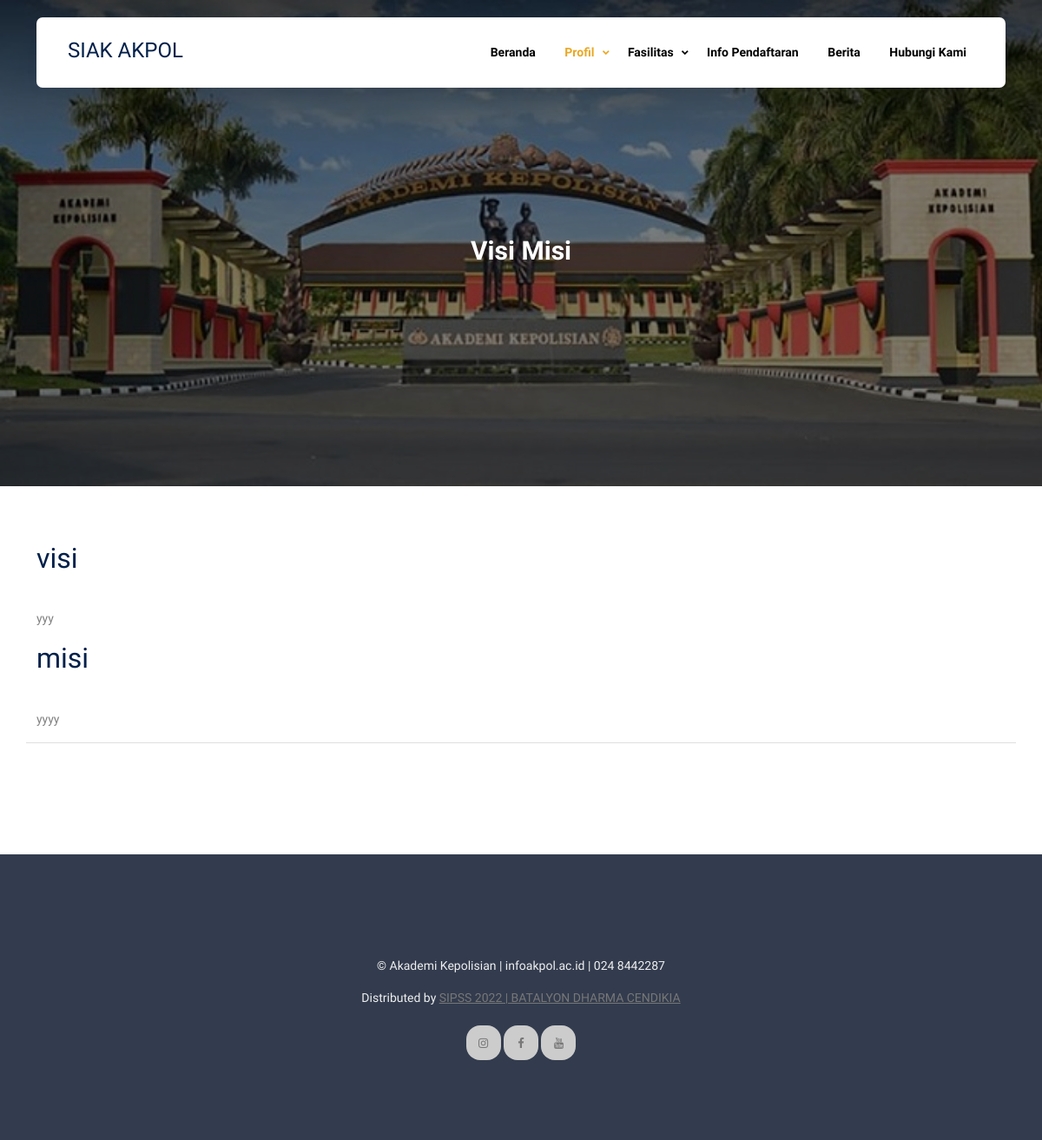
Page /index.php/profil on the committed database.
### tables this page shows
CREATE TABLE `profil` (
  `id` int(11) NOT NULL,
  `isi` text NOT NULL,
  `jenis` enum('visi','misi','sejarah') NOT NULL
);

### application/views/user/layout/content.php (called while the page is built)
<?php
  if ($isi) {
    $this->load->view($isi);
  }
?>

### application/views/user/layout/wrapper.php (called while the page is built)
<?php
require_once('head.php');
require_once('header.php');
require_once('content.php');
require_once('footer.php');
?>

### application/controllers/Profil.php (called while the page is built, shortened)
<?php
class Profil extends CI_Controller {
	function __construct(){
        $this->load->model('M_fasilitas');
        $this->load->model('M_profil');
        $this->load->model('M_berita');
    }
	public function index()
	{
		$data = array(	'title'		=> 'Profil',
						'active'	=> 'profil',
						'isi'		=> 'user/profil/visi',
						'vismis'	=> $this->M_profil->profil(),
						'fas' 		=> $this->M_fasilitas->tampil_fasilitas());
		$this->load->view('user/layout/wrapper', $data, FALSE);
	}
}

### index.php (called while the page is built, shortened)
<?php
require_once BASEPATH.'core/CodeIgniter.php';

### application/models/M_profil.php (called while the page is built, shortened)
<?php
class M_profil extends CI_Model {
   function profil(){
    return $this->db->query('SELECT * FROM profil')->result_array();
   }
}

### application/views/user/profil/visi.php (the view, shortened to what this page needs)
<div
      class="hero page-inner overlay"
      style="background-image: url('<?php echo base_url()?>assets/image/back.jpg')">
      <div class="container">
        <div class="row justify-content-center align-items-center">
          <div class="col-lg-9 text-center mt-5">
            <h1 class="heading" data-aos="fade-up">Visi Misi</h1>
          </div>
        </div>
      </div>
    </div>
        <div class="section">
      <div class="container">
        <div class="row text-left mb-5">
          <?php foreach ($vismis as $x): ?>
          <div class="col-12">
            <h2 class="font-weight-bold heading text-primary mb-4"><?= $x['jenis'] ?></h2>
          </div>
          <div class="col-lg-12">
            <p class="text-black-50">
              <?= $x['isi'] ?>
            </p>
          </div>
          <?php endforeach ?>
          <hr>
        </div>
      </div>
    </div>

### rows in the picture
profil: jenis "visi", isi "yyy"
profil: jenis "misi", isi "yyyy"
